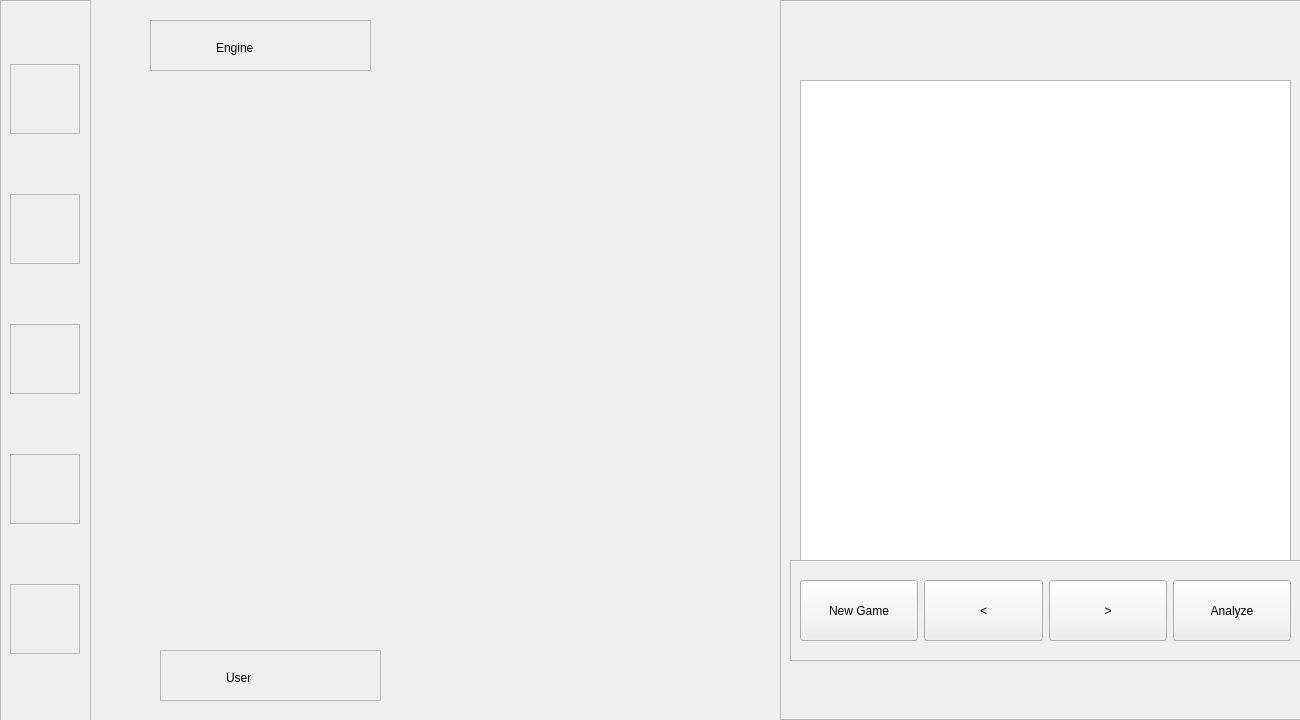
<?xml version="1.0" encoding="UTF-8"?>
<ui version="4.0">
 <class>game_window</class>
 <widget class="QWidget" name="game_window">
  <property name="geometry">
   <rect>
    <x>0</x>
    <y>0</y>
    <width>1300</width>
    <height>720</height>
   </rect>
  </property>
  <property name="windowTitle">
   <string>Chess Engine</string>
  </property>
  <property name="windowIcon">
   <iconset>
    <normaloff>../images/chess_icon.png</normaloff>../images/chess_icon.png</iconset>
  </property>
  <property name="locale">
   <locale language="English" country="UnitedStates"/>
  </property>
  <widget class="QFrame" name="__side_bar">
   <property name="geometry">
    <rect>
     <x>0</x>
     <y>0</y>
     <width>91</width>
     <height>721</height>
    </rect>
   </property>
   <property name="frameShape">
    <enum>QFrame::StyledPanel</enum>
   </property>
   <property name="frameShadow">
    <enum>QFrame::Raised</enum>
   </property>
   <layout class="QVBoxLayout" name="vertical_layout">
    <property name="leftMargin">
     <number>9</number>
    </property>
    <item>
     <widget class="QFrame" name="__play_frame">
      <property name="sizePolicy">
       <sizepolicy hsizetype="Maximum" vsizetype="Maximum">
        <horstretch>0</horstretch>
        <verstretch>0</verstretch>
       </sizepolicy>
      </property>
      <property name="minimumSize">
       <size>
        <width>70</width>
        <height>70</height>
       </size>
      </property>
      <property name="maximumSize">
       <size>
        <width>70</width>
        <height>70</height>
       </size>
      </property>
      <property name="frameShape">
       <enum>QFrame::StyledPanel</enum>
      </property>
      <property name="frameShadow">
       <enum>QFrame::Raised</enum>
      </property>
      <layout class="QHBoxLayout" name="horizontalLayout">
       <item>
        <widget class="QLabel" name="__play_menu">
         <property name="maximumSize">
          <size>
           <width>60</width>
           <height>60</height>
          </size>
         </property>
         <property name="text">
          <string/>
         </property>
         <property name="pixmap">
          <pixmap>../images/play.svg</pixmap>
         </property>
         <property name="scaledContents">
          <bool>true</bool>
         </property>
        </widget>
       </item>
      </layout>
     </widget>
    </item>
    <item>
     <widget class="QFrame" name="__analysis_frame">
      <property name="minimumSize">
       <size>
        <width>70</width>
        <height>70</height>
       </size>
      </property>
      <property name="maximumSize">
       <size>
        <width>70</width>
        <height>70</height>
       </size>
      </property>
      <property name="frameShape">
       <enum>QFrame::StyledPanel</enum>
      </property>
      <property name="frameShadow">
       <enum>QFrame::Raised</enum>
      </property>
      <layout class="QHBoxLayout" name="horizontalLayout_2">
       <item>
        <widget class="QLabel" name="__analysis_menu">
         <property name="maximumSize">
          <size>
           <width>60</width>
           <height>60</height>
          </size>
         </property>
         <property name="text">
          <string/>
         </property>
         <property name="pixmap">
          <pixmap>../images/analysis.svg</pixmap>
         </property>
         <property name="scaledContents">
          <bool>true</bool>
         </property>
        </widget>
       </item>
      </layout>
     </widget>
    </item>
    <item>
     <widget class="QFrame" name="__players_frame">
      <property name="minimumSize">
       <size>
        <width>70</width>
        <height>70</height>
       </size>
      </property>
      <property name="maximumSize">
       <size>
        <width>70</width>
        <height>70</height>
       </size>
      </property>
      <property name="frameShape">
       <enum>QFrame::StyledPanel</enum>
      </property>
      <property name="frameShadow">
       <enum>QFrame::Raised</enum>
      </property>
      <layout class="QHBoxLayout" name="horizontalLayout_3">
       <item>
        <widget class="QLabel" name="__players_menu">
         <property name="maximumSize">
          <size>
           <width>60</width>
           <height>60</height>
          </size>
         </property>
         <property name="text">
          <string/>
         </property>
         <property name="pixmap">
          <pixmap>../images/players.svg</pixmap>
         </property>
         <property name="scaledContents">
          <bool>true</bool>
         </property>
        </widget>
       </item>
      </layout>
     </widget>
    </item>
    <item>
     <widget class="QFrame" name="__profile_frame">
      <property name="minimumSize">
       <size>
        <width>70</width>
        <height>70</height>
       </size>
      </property>
      <property name="maximumSize">
       <size>
        <width>70</width>
        <height>70</height>
       </size>
      </property>
      <property name="frameShape">
       <enum>QFrame::StyledPanel</enum>
      </property>
      <property name="frameShadow">
       <enum>QFrame::Raised</enum>
      </property>
      <layout class="QHBoxLayout" name="horizontalLayout_4">
       <item>
        <widget class="QLabel" name="__profile_menu">
         <property name="maximumSize">
          <size>
           <width>60</width>
           <height>60</height>
          </size>
         </property>
         <property name="text">
          <string/>
         </property>
         <property name="pixmap">
          <pixmap>../images/profile.svg</pixmap>
         </property>
         <property name="scaledContents">
          <bool>true</bool>
         </property>
        </widget>
       </item>
      </layout>
     </widget>
    </item>
    <item>
     <widget class="QFrame" name="__settings_frame">
      <property name="minimumSize">
       <size>
        <width>70</width>
        <height>70</height>
       </size>
      </property>
      <property name="maximumSize">
       <size>
        <width>70</width>
        <height>70</height>
       </size>
      </property>
      <property name="frameShape">
       <enum>QFrame::StyledPanel</enum>
      </property>
      <property name="frameShadow">
       <enum>QFrame::Raised</enum>
      </property>
      <layout class="QHBoxLayout" name="horizontalLayout_5">
       <item>
        <widget class="QLabel" name="__settings_menu">
         <property name="maximumSize">
          <size>
           <width>60</width>
           <height>60</height>
          </size>
         </property>
         <property name="text">
          <string/>
         </property>
         <property name="pixmap">
          <pixmap>../images/settings.svg</pixmap>
         </property>
         <property name="scaledContents">
          <bool>true</bool>
         </property>
        </widget>
       </item>
      </layout>
     </widget>
    </item>
   </layout>
  </widget>
  <widget class="QFrame" name="__right_container">
   <property name="geometry">
    <rect>
     <x>780</x>
     <y>0</y>
     <width>521</width>
     <height>720</height>
    </rect>
   </property>
   <property name="frameShape">
    <enum>QFrame::StyledPanel</enum>
   </property>
   <property name="frameShadow">
    <enum>QFrame::Raised</enum>
   </property>
   <widget class="QTableView" name="__pgn_table">
    <property name="geometry">
     <rect>
      <x>20</x>
      <y>80</y>
      <width>491</width>
      <height>481</height>
     </rect>
    </property>
   </widget>
   <widget class="QFrame" name="__button_frame">
    <property name="geometry">
     <rect>
      <x>10</x>
      <y>560</y>
      <width>511</width>
      <height>101</height>
     </rect>
    </property>
    <property name="frameShape">
     <enum>QFrame::StyledPanel</enum>
    </property>
    <property name="frameShadow">
     <enum>QFrame::Raised</enum>
    </property>
    <layout class="QHBoxLayout" name="horizontal_layout">
     <item>
      <widget class="QPushButton" name="__new_game_button">
       <property name="minimumSize">
        <size>
         <width>111</width>
         <height>61</height>
        </size>
       </property>
       <property name="text">
        <string>New Game</string>
       </property>
      </widget>
     </item>
     <item>
      <widget class="QPushButton" name="__prev_move_button">
       <property name="minimumSize">
        <size>
         <width>111</width>
         <height>61</height>
        </size>
       </property>
       <property name="text">
        <string>&lt;</string>
       </property>
      </widget>
     </item>
     <item>
      <widget class="QPushButton" name="__next_move_button">
       <property name="minimumSize">
        <size>
         <width>111</width>
         <height>61</height>
        </size>
       </property>
       <property name="text">
        <string>&gt;</string>
       </property>
      </widget>
     </item>
     <item>
      <widget class="QPushButton" name="__analyze_button">
       <property name="minimumSize">
        <size>
         <width>111</width>
         <height>61</height>
        </size>
       </property>
       <property name="text">
        <string>Analyze</string>
       </property>
      </widget>
     </item>
    </layout>
   </widget>
  </widget>
  <widget class="QFrame" name="__user_frame">
   <property name="geometry">
    <rect>
     <x>160</x>
     <y>650</y>
     <width>221</width>
     <height>51</height>
    </rect>
   </property>
   <property name="frameShape">
    <enum>QFrame::StyledPanel</enum>
   </property>
   <property name="frameShadow">
    <enum>QFrame::Raised</enum>
   </property>
   <widget class="QLabel" name="__user_icon">
    <property name="geometry">
     <rect>
      <x>0</x>
      <y>0</y>
      <width>61</width>
      <height>51</height>
     </rect>
    </property>
    <property name="text">
     <string/>
    </property>
    <property name="pixmap">
     <pixmap>../images/user.png</pixmap>
    </property>
    <property name="scaledContents">
     <bool>true</bool>
    </property>
   </widget>
   <widget class="QLabel" name="__user_name">
    <property name="geometry">
     <rect>
      <x>66</x>
      <y>12</y>
      <width>151</width>
      <height>31</height>
     </rect>
    </property>
    <property name="text">
     <string>User</string>
    </property>
   </widget>
  </widget>
  <widget class="QFrame" name="__engine_frame">
   <property name="geometry">
    <rect>
     <x>150</x>
     <y>20</y>
     <width>221</width>
     <height>51</height>
    </rect>
   </property>
   <property name="frameShape">
    <enum>QFrame::StyledPanel</enum>
   </property>
   <property name="frameShadow">
    <enum>QFrame::Raised</enum>
   </property>
   <widget class="QLabel" name="__engine_icon">
    <property name="geometry">
     <rect>
      <x>0</x>
      <y>0</y>
      <width>61</width>
      <height>51</height>
     </rect>
    </property>
    <property name="text">
     <string/>
    </property>
    <property name="pixmap">
     <pixmap>../images/engine.svg</pixmap>
    </property>
    <property name="scaledContents">
     <bool>true</bool>
    </property>
   </widget>
   <widget class="QLabel" name="__engine_name">
    <property name="geometry">
     <rect>
      <x>66</x>
      <y>12</y>
      <width>151</width>
      <height>31</height>
     </rect>
    </property>
    <property name="text">
     <string>Engine</string>
    </property>
   </widget>
  </widget>
 </widget>
 <resources/>
 <connections/>
</ui>
